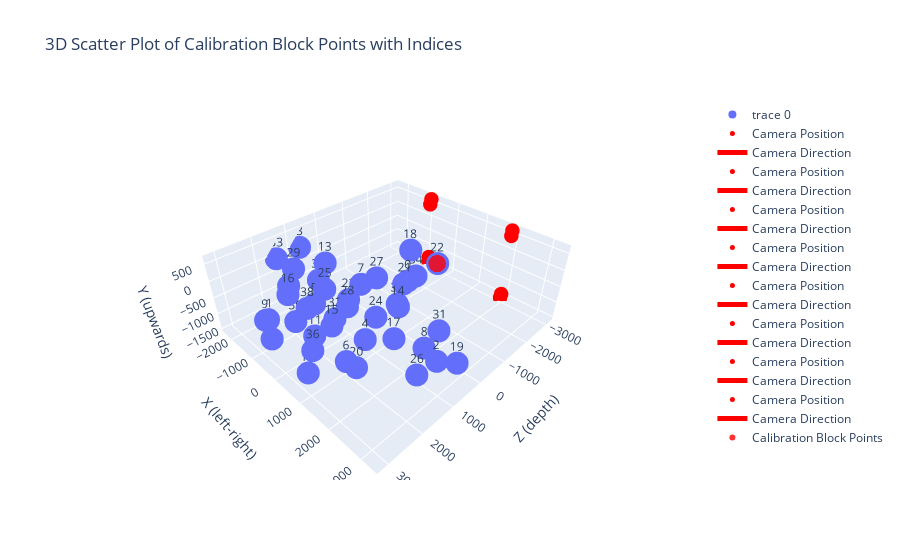

Notebook cell for this chart:
### Code cell
# Provide the folder path where the file is located
pyptv_folder = Path.cwd() 
folder_path = pyptv_folder / 'res'  # Replace with the actual folder path
cal_path = pyptv_folder / 'cal'
ori_files = cal_path.rglob('*.ori')

# Construct the full file path
file_path = f'{folder_path}/rt_is.123456789'

# Read the file using numpy
data = np.loadtxt(file_path, skiprows=1)

import plotly.graph_objs as go
import plotly.express as px

# Filter the rows where the last column is not -1
filtered_data = data[np.sum(data[:, -4:] == -1, axis=1) < 3]

# Extract the columns for the 3D scatter plot from the filtered data
x = filtered_data[:, 1]
y = filtered_data[:, 2]
z = filtered_data[:, 3]



# Create the 3D scatter plot
fig = go.Figure(data=[go.Scatter3d(x=x, y=y, z=z, mode='markers')])

# Set plot title and labels
fig.update_layout(title='3D Scatter Plot', scene=dict(
    xaxis_title='Z',
    yaxis_title='X',
    zaxis_title='Y'
))


for f in ori_files:
    with open(f, 'r') as file:
        # Read the first line for camera position
        cam_pos = np.array(file.readline().strip().split(), dtype=float)
        # Read the second line for camera angles
        cam_angles = np.array(file.readline().strip().split(), dtype=float)
    
    # Calculate the direction vector from the angles
    direction = np.array([
        np.cos(cam_angles[1]) * np.cos(cam_angles[0]),
        np.sin(cam_angles[1]),
        np.cos(cam_angles[1]) * np.sin(cam_angles[0])
    ])
    
    # Plot the camera position
    fig.add_trace(go.Scatter3d(
        x=[cam_pos[0]], y=[cam_pos[1]], z=[cam_pos[2]],
        mode='markers',
        marker=dict(size=5, color='red'),
        name='Camera Position'
    ))
    
    # Plot the direction arrow
    fig.add_trace(go.Scatter3d(
        x=[cam_pos[0], cam_pos[0] + direction[0]],
        y=[cam_pos[1], cam_pos[1] + direction[1]],
        z=[cam_pos[2], cam_pos[2] + direction[2]],
        mode='lines',
        line=dict(color='red', width=5),
        name='Camera Direction'
    ))


fig.add_trace(go.Scatter3d(
    x=calib_block['X'],
    y=calib_block['Y'],
    z=calib_block['Z'],
    mode='markers+text',
    marker=dict(size=6, color='red', opacity=0.8),
    text=calib_block['idx'].astype(str),
    textposition='top center',
    name='Calibration Block Points'
))

fig.update_layout(
    scene=dict(
        xaxis_title='X (left-right)',
        yaxis_title='Y (upwards)',
        zaxis_title='Z (depth)',
        camera=dict(
            eye=dict(x=1.5, y=1.5, z=1.5),  # view from above front-right
            up=dict(x=0, y=1, z=0),         # y is up
            center=dict(x=0, y=0, z=0)
        )
    ),
    title='3D Scatter Plot of Calibration Block Points with Indices'
)



# Show the plot
fig.show()

### Figure 1 — Plotly figure (JSON) as saved in the notebook; plotly's stock layout.template omitted (floating-point values rounded to 4 significant figures)
{"data": [{"mode": "markers", "type": "scatter3d", "x": [-1143.0, -261.9, 757.3, 1197.0, 761.9, 102.0, -0.993, 242.0, 504.3, 1520.0, 960.5, -725.2, 619.5, 1737.0, -1527.0, -211.6, -1486.0, 2039.0, 2119.0, -1032.0, 1327.0, 1135.0, -475.9, 992.8, 110.2, -151.4, -642.4, 273.1, 2343.0, -2280.0, -1870.0, -330.4, -2289.0, 2709.0, 2790.0, 3258.0, 3274.0, -24.95, 215.3, 936.8], "y": [-0.199, -720.9, -723.4, -709.8, -719.8, -714.9, -282.7, 0.028, -444.6, 4.881, -1.582, -716.1, -73.05, -703.7, -721.2, 3.287, 0.853, 19.66, -109.9, -712.4, 21.3, -699.2, -712.6, 14.62, 10.03, 14.89, 6.757, -708.2, -711.1, -40.26, -717.6, -705.2, -5.294, 8.309, -707.5, -553.0, 11.67, -5.054, -726.8, -6.458], "z": [757.6, 764.6, 9.186, 1516.0, 766.5, 1513.0, 4.898, 754.8, -641.0, 763.2, 2.889, 1503.0, 1513.0, 2261.0, 759.7, 1507.0, 1506.0, 2751.0, 1513.0, 2747.0, 3023.0, 3086.0, 2257.0, 2262.0, 2261.0, 3104.0, 2259.0, 2258.0, 771.5, 1502.0, 1500.0, 3019.0, 742.7, 759.0, 1506.0, 764.2, 1497.0, -1309.0, -1290.0, -1300.0]}, {"marker": {"color": "red", "size": 5}, "mode": "markers", "name": "Camera Position", "type": "scatter3d", "x": [1916.0], "y": [482.6], "z": [-3108.0]}, {"line": {"color": "red", "width": 5}, "mode": "lines", "name": "Camera Direction", "type": "scatter3d", "x": [1916.0, 1915.0], "y": [482.6, 482.8], "z": [-3108.0, -3109.0]}, {"marker": {"color": "red", "size": 5}, "mode": "markers", "name": "Camera Position", "type": "scatter3d", "x": [-856.8], "y": [-1352.0], "z": [-3110.0]}, {"line": {"color": "red", "width": 5}, "mode": "lines", "name": "Camera Direction", "type": "scatter3d", "x": [-856.8, -857.7], "y": [-1352.0, -1352.0], "z": [-3110.0, -3110.0]}, {"marker": {"color": "red", "size": 5}, "mode": "markers", "name": "Camera Position", "type": "scatter3d", "x": [-882.9], "y": [485.7], "z": [-3075.0]}, {"line": {"color": "red", "width": 5}, "mode": "lines", "name": "Camera Direction", "type": "scatter3d", "x": [-882.9, -883.8], "y": [485.7, 485.5], "z": [-3075.0, -3075.0]}, {"marker": {"color": "red", "size": 5}, "mode": "markers", "name": "Camera Position", "type": "scatter3d", "x": [1932.0], "y": [-1377.0], "z": [-3067.0]}, {"line": {"color": "red", "width": 5}, "mode": "lines", "name": "Camera Direction", "type": "scatter3d", "x": [1932.0, 1931.0], "y": [-1377.0, -1376.0], "z": [-3067.0, -3066.0]}, {"marker": {"color": "red", "size": 5}, "mode": "markers", "name": "Camera Position", "type": "scatter3d", "x": [1922.0], "y": [646.6], "z": [-3103.0]}, {"line": {"color": "red", "width": 5}, "mode": "lines", "name": "Camera Direction", "type": "scatter3d", "x": [1922.0, 1921.0], "y": [646.6, 646.9], "z": [-3103.0, -3104.0]}, {"marker": {"color": "red", "size": 5}, "mode": "markers", "name": "Camera Position", "type": "scatter3d", "x": [-864.7], "y": [-1526.0], "z": [-3120.0]}, {"line": {"color": "red", "width": 5}, "mode": "lines", "name": "Camera Direction", "type": "scatter3d", "x": [-864.7, -865.7], "y": [-1526.0, -1526.0], "z": [-3120.0, -3120.0]}, {"marker": {"color": "red", "size": 5}, "mode": "markers", "name": "Camera Position", "type": "scatter3d", "x": [-851.7], "y": [660.0], "z": [-3077.0]}, {"line": {"color": "red", "width": 5}, "mode": "lines", "name": "Camera Direction", "type": "scatter3d", "x": [-851.7, -852.6], "y": [660.0, 659.8], "z": [-3077.0, -3077.0]}, {"marker": {"color": "red", "size": 5}, "mode": "markers", "name": "Camera Position", "type": "scatter3d", "x": [1912.0], "y": [-1523.0], "z": [-3076.0]}, {"line": {"color": "red", "width": 5}, "mode": "lines", "name": "Camera Direction", "type": "scatter3d", "x": [1912.0, 1911.0], "y": [-1523.0, -1522.0], "z": [-3076.0, -3076.0]}, {"marker": {"color": "red", "opacity": 0.8, "size": 6}, "mode": "markers+text", "name": "Calibration Block Points", "text": ["0", "1", "2", "3", "4", "5", "6", "7", "8", "9", "10", "11", "12", "13", "14", "15", "16", "17", "18", "19", "20", "21", "22", "23", "24", "25", "26", "27", "28", "29", "30", "31", "32", "33", "34", "35", "36", "37", "38", "39"], "textposition": "top center", "type": "scatter3d", "x": [504.3, -150.3, 3269.0, -2285.0, 1201.0, -731.7, 2039.0, 244.0, 2348.0, -1044.0, 1143.0, 273.8, -1886.0, -1139.0, 1518.0, 992.3, -640.7, 2117.0, -22.07, 3261.0, 1744.0, 960.0, 933.6, -263.2, 764.9, -209.4, 2798.0, 0.0, 620.3, -1483.0, -1535.0, 2703.0, 102.2, -2278.0, 214.5, -334.6, 1328.0, 760.0, 111.5, -480.7], "y": [-442.7, 15.52, 10.72, -5.351, -709.1, -715.8, 18.45, 1.286, -709.9, -712.5, -699.1, -708.3, -717.7, 0.1867, 5.365, 14.04, 7.326, -109.1, -8.279, -552.2, -703.6, 0.0, -7.749, -718.8, -717.7, 4.498, -707.0, -280.0, -72.45, 1.49, -720.6, 7.417, -713.5, -39.9, -726.3, -706.4, 20.72, -720.0, 10.95, -712.1], "z": [-645.7, 3101.0, 1499.0, 740.7, 1514.0, 1505.0, 2751.0, 751.9, 764.3, 2760.0, 3098.0, 2267.0, 1506.0, 755.9, 763.8, 2257.0, 2256.0, 1511.0, -1299.0, 759.2, 2264.0, 0.0, -1289.0, 758.4, 760.1, 1504.0, 1503.0, 0.0, 1508.0, 1503.0, 754.6, 761.0, 1513.0, 1500.0, -1300.0, 3036.0, 3021.0, 0.0, 2260.0, 2263.0]}], "layout": {"scene": {"camera": {"center": {"x": 0, "y": 0, "z": 0}, "eye": {"x": 1.5, "y": 1.5, "z": 1.5}, "up": {"x": 0, "y": 1, "z": 0}}, "xaxis": {"title": {"text": "X (left-right)"}}, "yaxis": {"title": {"text": "Y (upwards)"}}, "zaxis": {"title": {"text": "Z (depth)"}}}, "title": {"text": "3D Scatter Plot of Calibration Block Points with Indices"}}}
